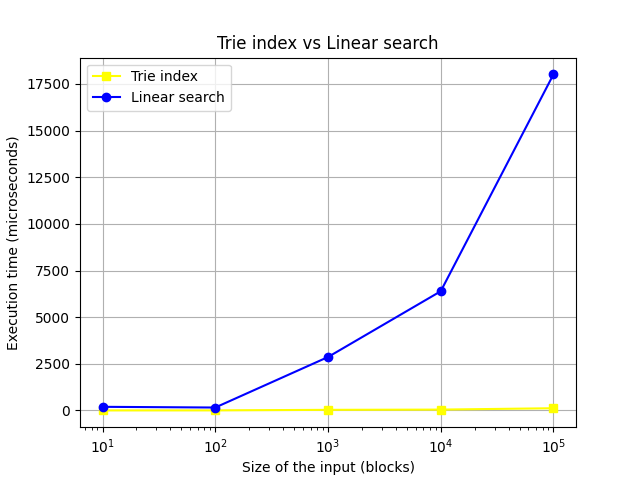

This figure's Python source:
import matplotlib.pyplot as plt
import numpy as np

# N = 10 
# Trie time: 2 microseconds
# Linear search time: 194 microseconds
# N = 100
# Trie time: 4 microseconds
# Linear search time: 156 microseconds
# N = 1000
# Trie time: 32 microseconds
# Linear search time: 2863 microseconds
# N = 10000
# Trie time: 45 microseconds
# Linear search time: 6388 microseconds
# N = 100000
# Trie time: 118 microseconds
# Linear search time: 18012 microseconds


# Linear search
x1 = np.array([10, 100, 1000, 10000, 100000])
y1 = np.array([2, 4, 32, 45, 118])

# Trie time table
x2 = np.array([10, 100, 1000, 10000, 100000])
y2 = np.array([194, 156, 2863, 6388, 18012])

plt.xscale("log")

plt.title("Trie index vs Linear search")
plt.xlabel("Size of the input (blocks)")
plt.ylabel("Execution time (microseconds)")

plt.plot(x1, y1, marker = 's', color = 'yellow')
plt.plot(x2, y2, marker = 'o', color = 'blue')

plt.legend(["Trie index", "Linear search"])

plt.grid()
plt.savefig('chart3.png')